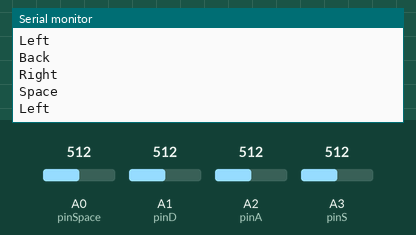
Simulated run of this sketch. Board: Arduino Uno, built with avr-gcc and run on an emulated ATmega328P. Shown: the last lines printed to the serial monitor. The inputs (shaded band) are chosen by the test bench; at power-on: A0 (pinSpace) = 512, A1 (pinD) = 512, A2 (pinA) = 512, A3 (pinS) = 512.

Above: at 1.2 s.
1.3 s: A0 (pinSpace) set to 985
At 2.1 s:
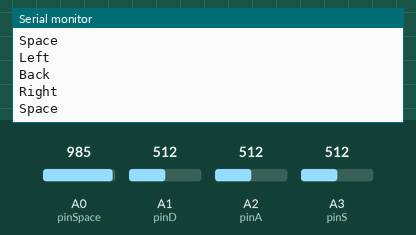
2.8 s: A0 (pinSpace) set to 1018
At 3.7 s:
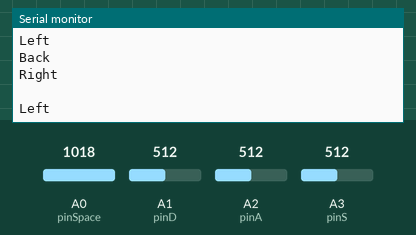

Measured:
- the behaviour switches between 1000 and 1001 on A0 (pinSpace) (found by bisection; images 1 and 2)
- after the input at 2.8 s, the serial monitor: prints a new line at once (image 2)

The sketch:

keyboard.potato.ino
```cpp
#define pinW 4
#define pinS 3
#define pinA 2
#define pinD 1
#define pinSpace 0

int timer = 26;


void setup() {
  pinMode(pinW, INPUT);
  pinMode(pinA, INPUT);
  pinMode(pinS, INPUT);
  pinMode(pinD, INPUT);
  pinMode(pinSpace, INPUT);
  Serial.begin(9600);
}

void loop() {
  if (analogRead(pinSpace) > 1000) {Serial.println(" "); delay (timer);}
  else {Serial.println("Space"); delay (timer);}
  //if (analogRead(pinW) > 1000) {Serial.println(" ");delay (timer);}
  //else {Serial.println("Forward");delay (timer);}
  if (analogRead(pinA) > 1000) {Serial.println(" ");delay (timer);}
  else {Serial.println("Left");delay (timer);}
  if (analogRead(pinS) > 1000) {Serial.println(" ");delay (timer);}
  else {Serial.println("Back");delay (timer);}
  if (analogRead(pinD) > 1000) {Serial.println(" ");delay (timer);}
  else {Serial.println("Right");delay (timer);}
}
```
